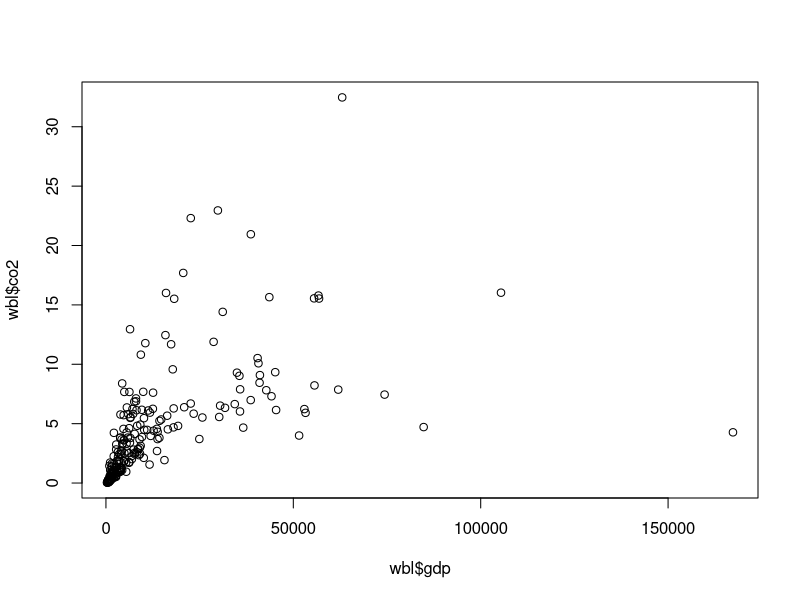
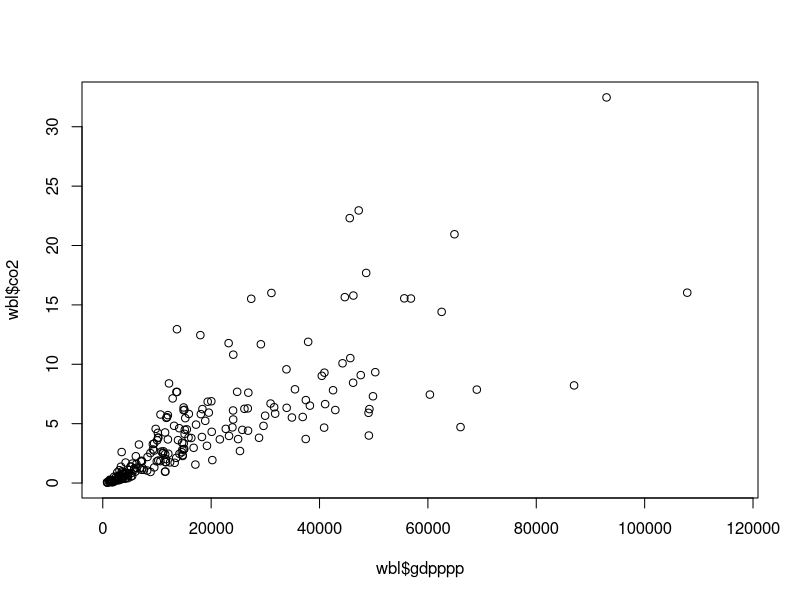

These figures' R source, in order:
wb <- read.csv("WBdata.csv", sep = ';',  header=T, na.string="NA")

library("tidyverse")
##

unwated <- c('OSS', 'LTE', 'AFW')

wbl <- wb %>% pivot_wider(names_from = indicatorcode, values_from = value) %>%  
  filter (year == 2015) %>%
  select (code, countryname, gdpppp=NY.GDP.PCAP.PP.CD, gdp=NY.GDP.PCAP.CD, co2=EN.ATM.CO2E.PC) %>%
  filter (! code %in% unwated)

plot(wbl$gdp, wbl$co2)

model1 <- lm( co2 ~ gdp, data = wbl)

summary(model1)

plot(wbl$gdpppp, wbl$co2)


model2 <- lm( co2 ~ gdpppp, data = wbl)
summary(model2)
